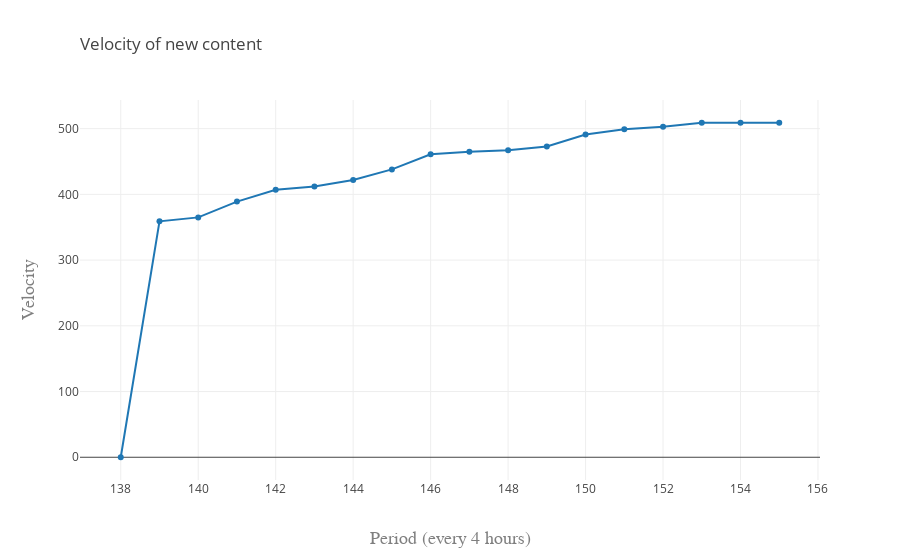

Notebook code cell kept with this figure:
### Code cell
velocity('legacysurvey/legacypipe',138,156)

### Figure 1 — Plotly figure (JSON) as saved in the notebook; plotly's stock layout.template omitted (floating-point values rounded to 4 significant figures)
{"data": [{"type": "scatter", "uid": "959e673d-163f-4132-97e8-6aa1bc23f1cc", "x": [138, 139, 140, 141, 142, 143, 144, 145, 146, 147, 148, 149, 150, 151, 152, 153, 154, 155, 156], "y": [0, 359, 365, 389, 407, 412, 422, 438, 461, 465, 467, 473, 491, 499, 503, 509, 509, 509]}], "layout": {"title": {"text": "Velocity of new content", "x": 0, "xref": "paper"}, "xaxis": {"title": {"font": {"color": "#7f7f7f", "family": "Courier New, monospace", "size": 18}, "text": "Period (every 4 hours)"}}, "yaxis": {"title": {"font": {"color": "#7f7f7f", "family": "Courier New, monospace", "size": 18}, "text": "Velocity"}}}}
